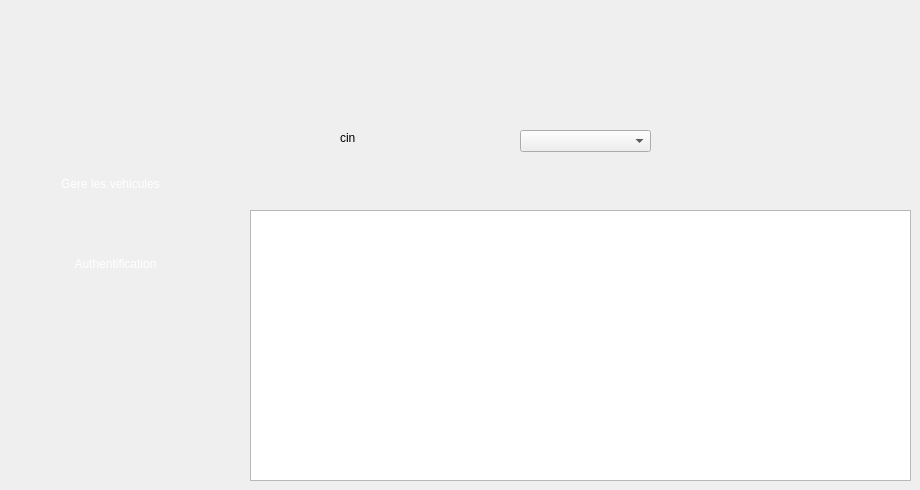
    <widget class="QWidget" name="page_3">
     <widget class="QPushButton" name="pushButton_25">
      <property name="geometry">
       <rect>
        <x>30</x>
        <y>250</y>
        <width>171</width>
        <height>28</height>
       </rect>
      </property>
      <property name="styleSheet">
       <string notr="true">

background-color: transparent;
	font: 10pt &quot;Segoe UI Historic&quot;;
	color: rgb(255, 255, 255);
background: none;
border: none;
background-repeat: none;
</string>
      </property>
      <property name="text">
       <string>Authentification</string>
      </property>
     </widget>
     <widget class="QPushButton" name="pushButton_27">
      <property name="geometry">
       <rect>
        <x>30</x>
        <y>170</y>
        <width>161</width>
        <height>28</height>
       </rect>
      </property>
      <property name="styleSheet">
       <string notr="true">

background-color: transparent;
	font: 10pt &quot;Segoe UI Historic&quot;;
	color: rgb(255, 255, 255);
background: none;
border: none;
background-repeat none;
</string>
      </property>
      <property name="text">
       <string>Gere les vehicules</string>
      </property>
     </widget>
     <widget class="QLabel" name="selected2_24">
      <property name="geometry">
       <rect>
        <x>-10</x>
        <y>240</y>
        <width>231</width>
        <height>51</height>
       </rect>
      </property>
      <property name="styleSheet">
       <string notr="true">
background-color: transparent;
background: none;
	border-image: url(:/selected2.png);
border: none;
background-repeat: none;
</string>
      </property>
      <property name="text">
       <string/>
      </property>
     </widget>
     <widget class="QTableView" name="tabrauth">
      <property name="geometry">
       <rect>
        <x>250</x>
        <y>210</y>
        <width>661</width>
        <height>271</height>
       </rect>
      </property>
      <property name="styleSheet">
       <string notr="true">background : none; </string>
      </property>
     </widget>
     <widget class="QLabel" name="label_34">
      <property name="geometry">
       <rect>
        <x>340</x>
        <y>130</y>
        <width>56</width>
        <height>16</height>
       </rect>
      </property>
      <property name="styleSheet">
       <string notr="true">background : none; </string>
      </property>
      <property name="text">
       <string>cin</string>
      </property>
     </widget>
     <widget class="QComboBox" name="rcin">
      <property name="geometry">
       <rect>
        <x>520</x>
        <y>130</y>
        <width>131</width>
        <height>22</height>
       </rect>
      </property>
     </widget>
     <zorder>selected2_24</zorder>
     <zorder>pushButton_25</zorder>
     <zorder>pushButton_27</zorder>
     <zorder>tabrauth</zorder>
     <zorder>label_34</zorder>
     <zorder>rcin</zorder>
    </widget>
